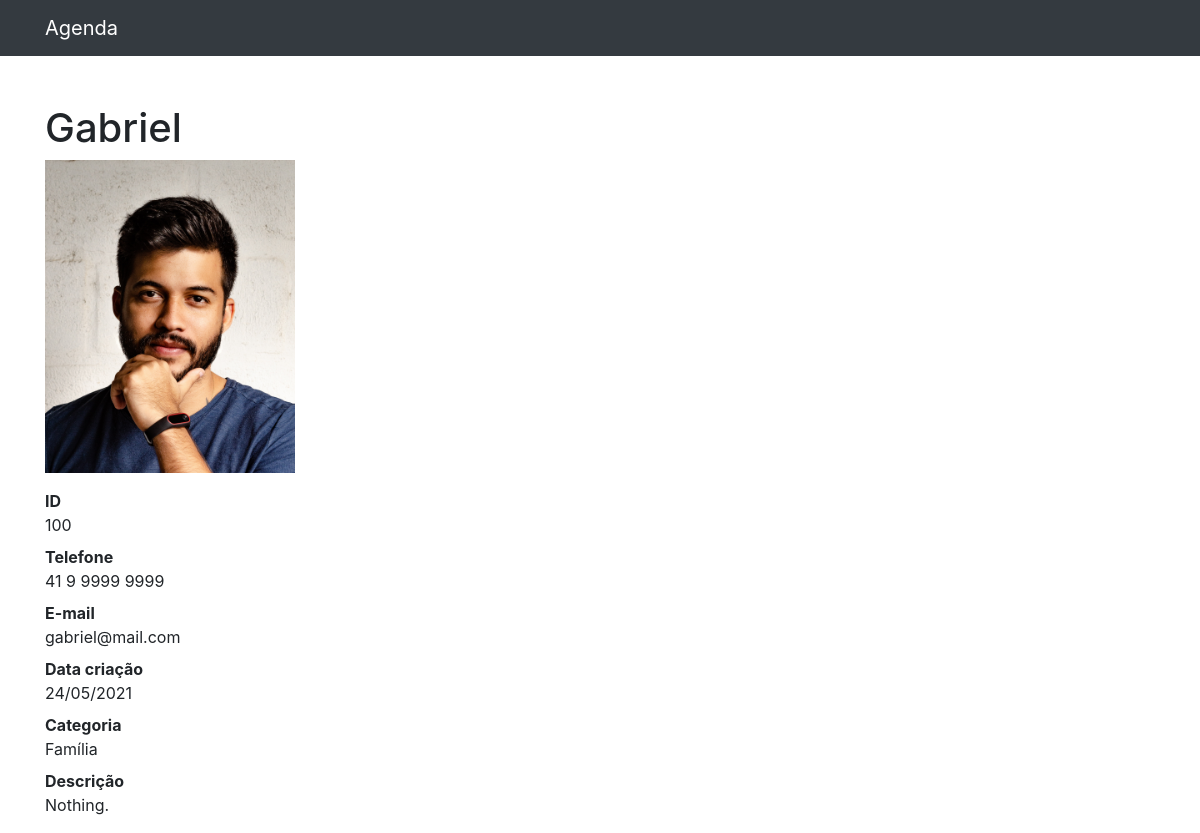
The page /1 on the database its author committed.
### contatos/models.py (models this page shows, shortened)
class Contato(models.Model):
    nome = models.CharField(max_length=255)
    sobrenome = models.CharField(max_length=255, blank=True)
    telefone = models.CharField(max_length=20)
    email = models.EmailField(max_length=100, blank=True)
    data_criacao = models.DateTimeField(default=timezone.now)
    descricao = models.TextField(blank=True)
    categoria = models.ForeignKey(Categoria, on_delete=models.DO_NOTHING)
    foto = models.ImageField(blank=True, upload_to='fotos/%Y/%m/')

class Categoria(models.Model):
    nome = models.CharField(max_length=255)
    def __str__(self):
        return self.nome

### contatos/views.py (the view)
# urls.py: path('<int:id_contato>', views.detalhes, name='detalhes'),
def detalhes(request, id_contato):
    contato = get_object_or_404(Contato, id=id_contato)
    return render(request, 'contatos/detalhes.html', {
        'contato': contato
    })

### contatos/templates/contatos/detalhes.html (shortened to what this page needs)
{%extends 'base.html'%}
{%block conteudo%}
<h1 class="mt-5">{{contato.nome}} {{contato.sobrenome}}</h1>
{%if contato.foto%}
  <p>
    <img src="{{contato.foto.url}}" style="max-width: 250px; height: auto;">
  </p>
{%endif%}
<dl>
  <dt>ID</dt>
  <dd>100</dd>
  <dt>Telefone</dt>
  <dd>{{contato.telefone}}</dd>
  <dt>E-mail</dt>
  <dd>{{contato.email}}</dd>
  <dt>Data criação</dt>
  <dd>{{contato.data_criacao|date:'d/m/Y'}}</dd>
  <dt>Categoria</dt>
  <dd>{{contato.categoria}}</dd>
  <dt>Descrição</dt>
  <dd>{{contato.descricao}}</dd>
</dl>
{%endblock%}

### rows shown on the page
Contato: nome "Gabriel", foto (picture), telefone "41 9 9999 9999", email "gabriel@mail.com", data_criacao "24/05/2021", categoria "Família", descricao "Nothing."
